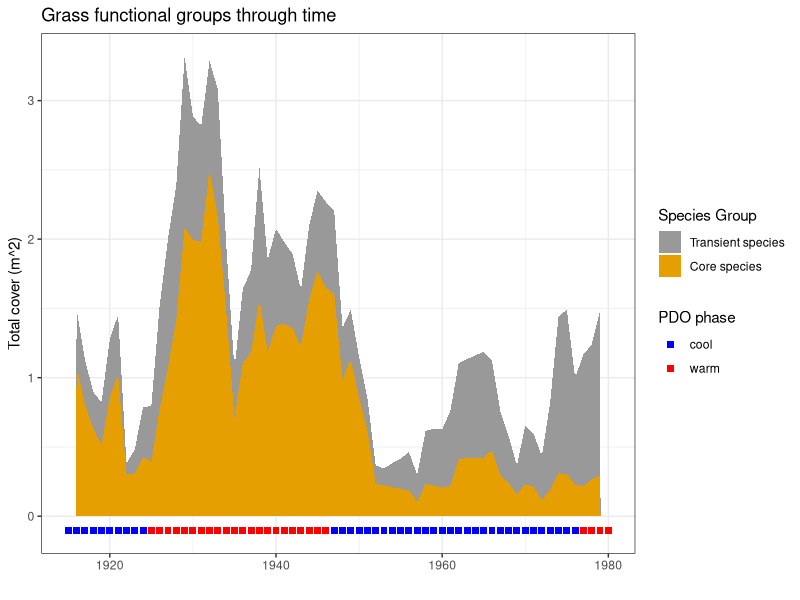
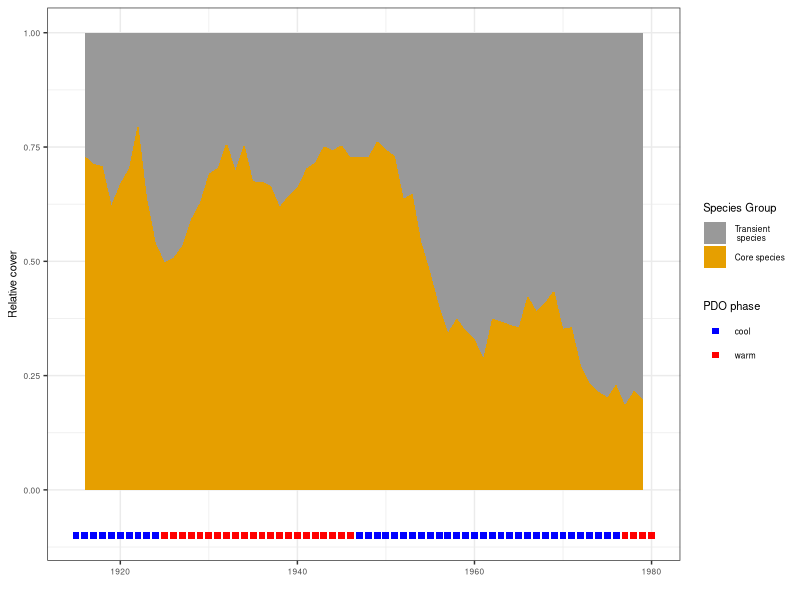
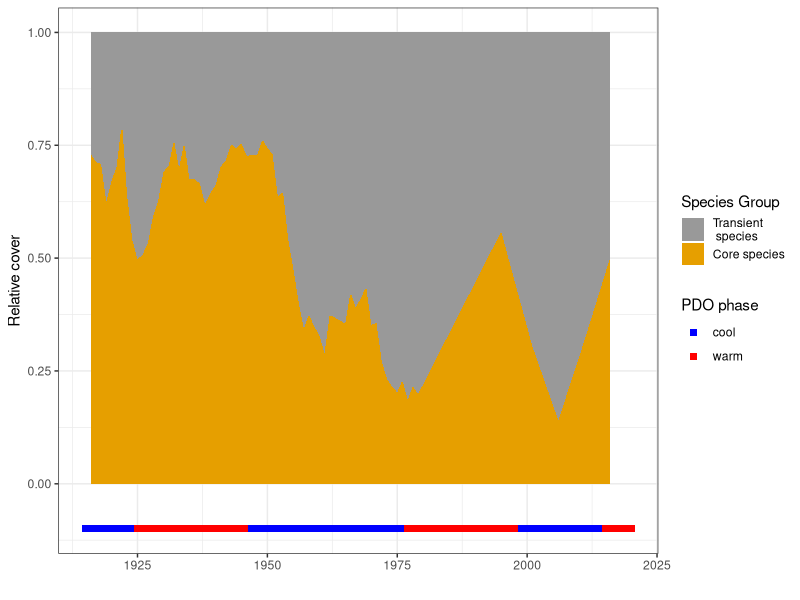
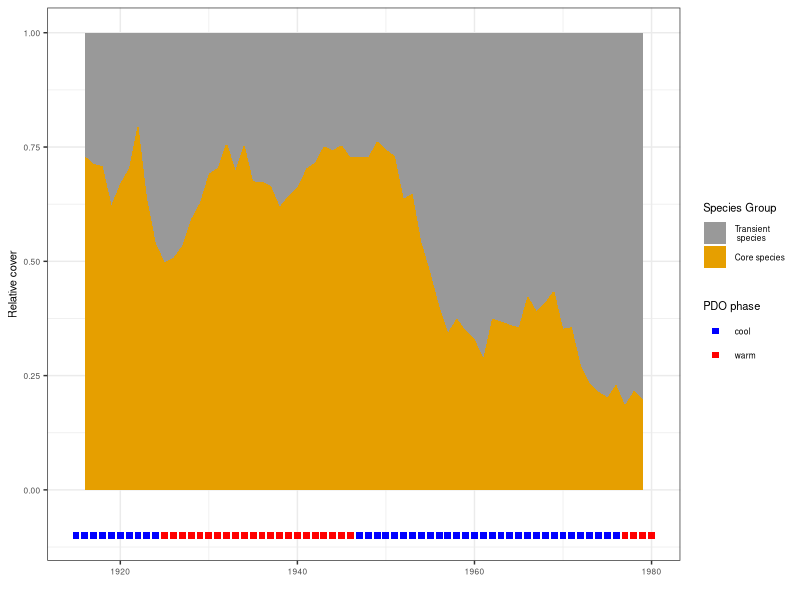

Write R code to recreate these figures, in order.
#' plot grass species groupings timeseries
#' 
#' EMC 5/14/21
#' last run: 2/25/22

library(dplyr)
library(ggplot2)
library(ggpubr)

# colors for figures
cbPalette <- c("#999999", "#E69F00", "#56B4E9", "#009E73", "#F0E442", "#0072B2", "#D55E00", "#CC79A7")

all_grass_species = read.csv('data/grass_species_timeseries_imputed.csv')

# functional groupings
func_groups = read.csv('data/grass_species_functional_grouping.csv')

# ========================================================================
# group data by species functional groups

# merge with func_groups, get total by group and quadrat
yearly_grass_groups = all_grass_species %>%
  merge(func_groups, all.y=T) %>%
  group_by(project_year, quadrat, functional_group) %>%
  summarize(cover=sum(total_cover)) 

# get yearly sum
yearly_mean_groups = yearly_grass_groups %>%
  group_by(project_year, functional_group) %>%
  summarize(sum_cover = sum(cover))

# PDO time periods
pdophases = read.csv('data/PDO_phases_byyear.csv') %>%
  #dplyr::filter(year %in% 1915:1979) %>%
  mutate(yint = rep(-0.1))

# Plot: mean grass species cover per quadrat per year
ts1 = dplyr::filter(yearly_mean_groups, project_year<1995)
ts2 = dplyr::filter(yearly_mean_groups, project_year>=1995)
grassgroups <- ggplot(ts1, aes(x=project_year)) +
  geom_area(aes(y=sum_cover, fill=functional_group), position=position_stack(reverse=T)) +
  xlim(1915,1980) +
  geom_point(data=pdophases, aes(x=year, y=yint, color = pdo_phase), size=2, shape=15) +
  labs(x = '',
       y='Total cover (m^2)',
       fill='Species Group',
       color='PDO phase',
       title='Grass functional groups through time') +
  #  ylim(0,.2) +
  scale_color_manual(values=c('blue','red')) +
  scale_fill_manual(values=cbPalette, breaks=c('transient','core'),labels=c('Transient species','Core species')) +
  theme_bw()
grassgroups
#ggsave('Figures/grass_func_groups_timeseries.png', plot=grassgroups, width=6, height=4)


# =============================================================
# relative cover of functional groups

totalcover = ts1 %>%
  group_by(project_year) %>%
  summarize(totalcover = sum(sum_cover))

relative_cover = merge(ts1, totalcover) %>%
  mutate(rel_cover = sum_cover/totalcover)


# what is the average dominant relative cover pre-1957 and after 1957
relative_cover %>% dplyr::filter(project_year<1957, functional_group=='core') %>% 
  summarize(meanrel = mean(rel_cover), min=min(rel_cover), max=max(rel_cover))
relative_cover %>% dplyr::filter(project_year>1957, functional_group=='core') %>%
  summarize(meanrel=mean(rel_cover), min=min(rel_cover), max=max(rel_cover))


grassgroups_relative <- ggplot(relative_cover) +
  geom_area(aes(x = project_year, y=rel_cover, fill=functional_group), stat='identity', position=position_stack(reverse=T)) +
  xlim(1915,1980) +
  geom_point(data=pdophases, aes(x=year, y=yint, color = pdo_phase), size=2, shape=15) +
  labs(x = '',
       y='Relative cover',
       fill='Species Group',
       color='PDO phase') +
  scale_color_manual(values=c('blue','red')) +
  scale_fill_manual(values=cbPalette, breaks=c('transient','core'),labels=c('Transient\n species','Core species')) +
  theme_bw() +
  theme(axis.text=element_text(size=6), axis.title=element_text(size=8), legend.text=element_text(size=6), legend.title=element_text(size=8))
grassgroups_relative
#ggsave('Figures/grass_func_groups_timeseries_relative_cover.png', plot=grassgroups_relative, width=6, height=4)
ggsave('Figures/2023_04/Fig4.tiff', plot=grassgroups_relative, width=8.5, height=5.7, units='cm', dpi=600)

# =================================
# relative cover of functional groups post-1995

totalcover2 = ts2 %>%
  group_by(project_year) %>%
  summarize(totalcover = sum(sum_cover))

relative_cover2 = merge(ts2, totalcover2) %>%
  mutate(rel_cover = sum_cover/totalcover)

grassgroups_relative2 <- ggplot(rbind(relative_cover,relative_cover2)) +
  geom_area(aes(x = project_year, y=rel_cover, fill=functional_group), stat='identity', position=position_stack(reverse=T)) +
  #geom_point(aes(x=project_year, y=rel_cover)) +
  xlim(1915,2020) +
  geom_point(data=pdophases, aes(x=year, y=yint, color = pdo_phase), size=2, shape=15) +
  labs(x = '',
       y='Relative cover',
       fill='Species Group',
       color='PDO phase') +
  scale_color_manual(values=c('blue','red')) +
  scale_fill_manual(values=cbPalette, breaks=c('transient','core'),labels=c('Transient\n species','Core species')) +
  theme_bw()
grassgroups_relative2
